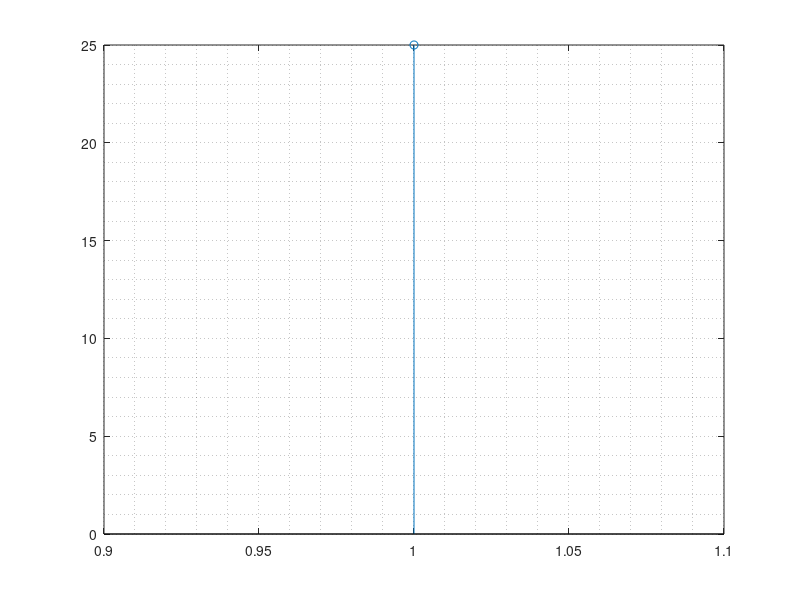

Reproduce this figure in MATLAB. (Note: this script raises an error after producing the figure.)
clc;close all;clear all;
x = input('enter the first sequence');
h = input('enter the second sequence');
N1 = length(x)
N2 = length(h)
N = max(N1,N2)
x = [x zeros(1,N-N1)]
h = [h zeros(1,N-N2)]
y = cconv(x,h,N)

n =1:N
disp("output of circular convolution")
disp(y)
pause;
stem(n,y)
grid minor;
xlable('time index');
ylable('amplitude');
title('circular convolution sequence of x and h');


